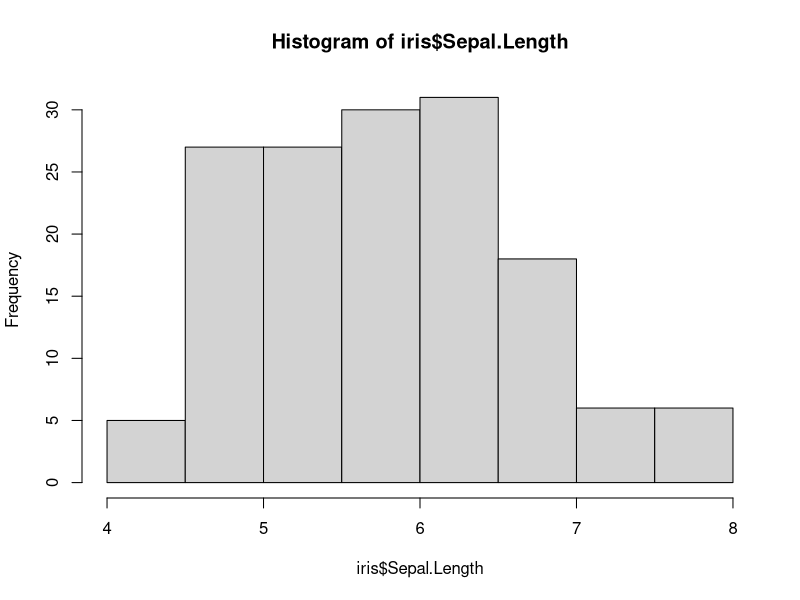
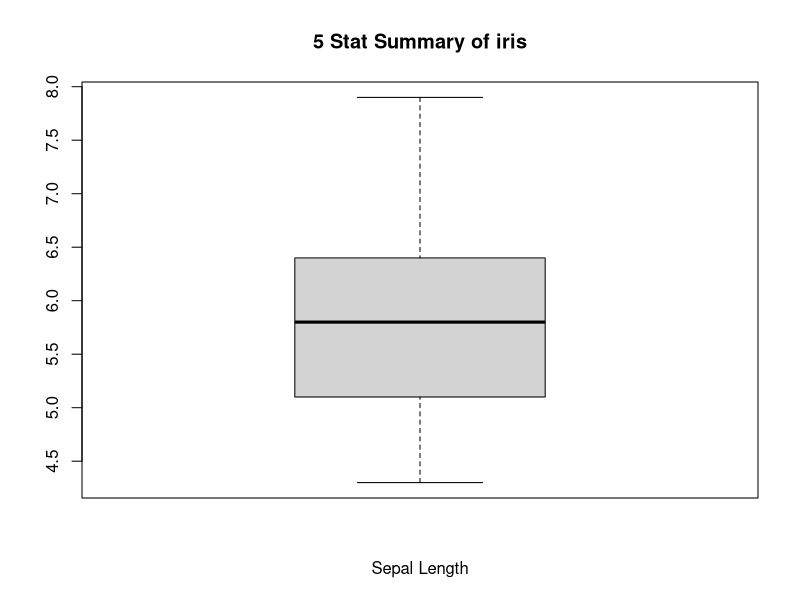
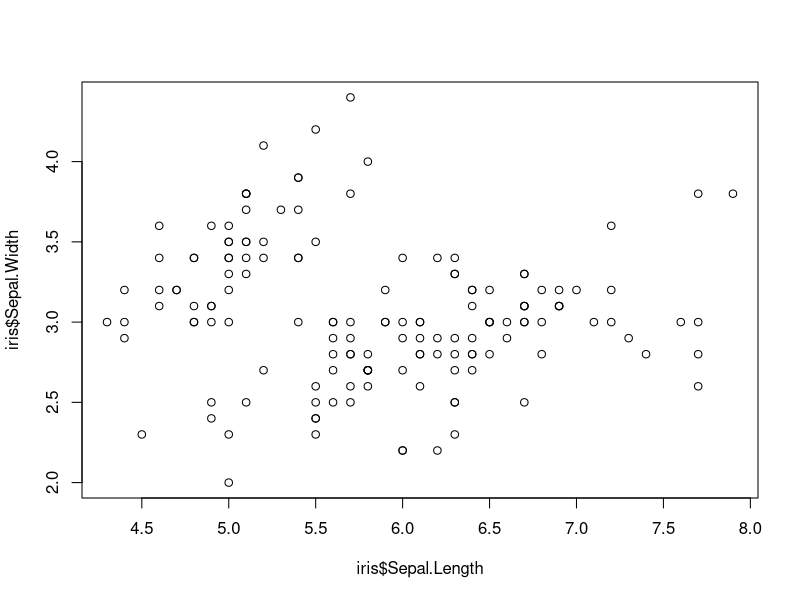
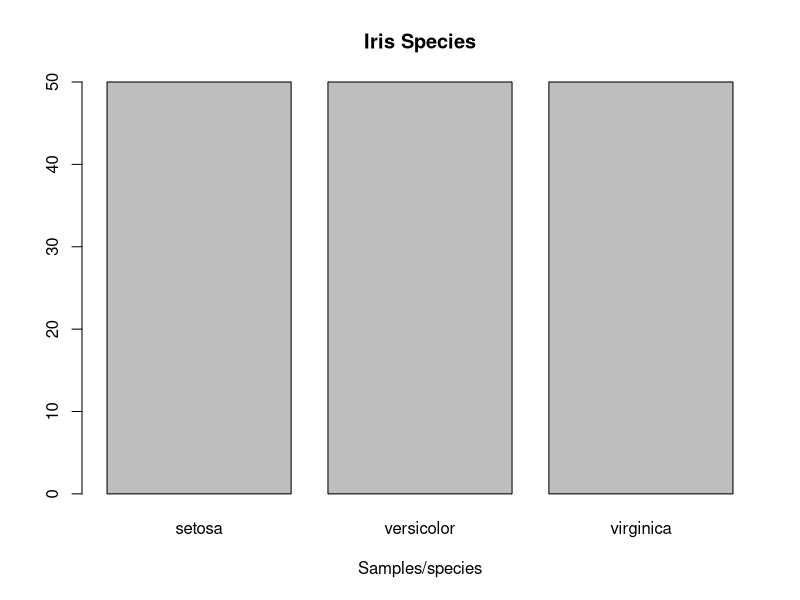
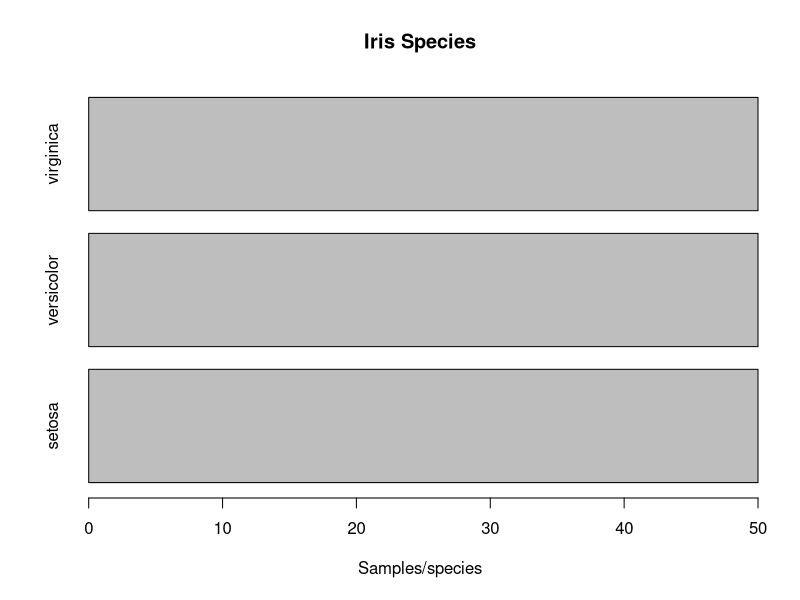
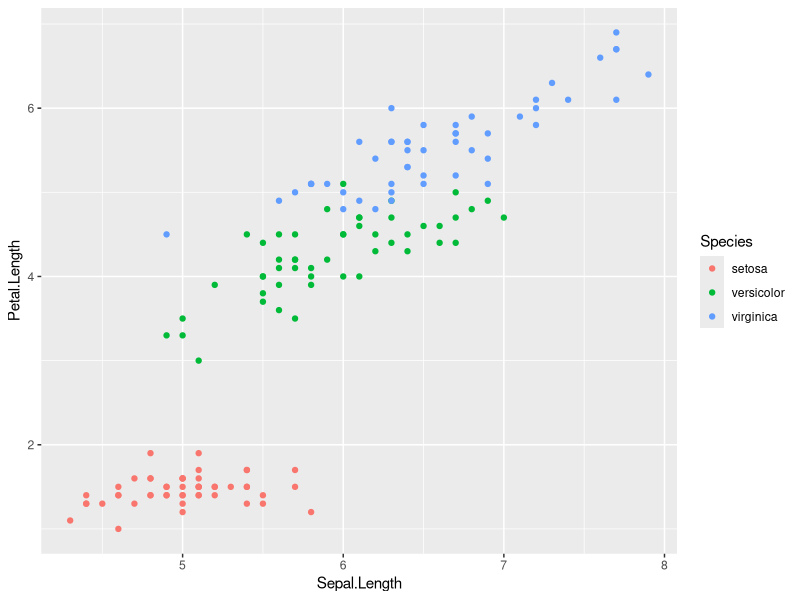
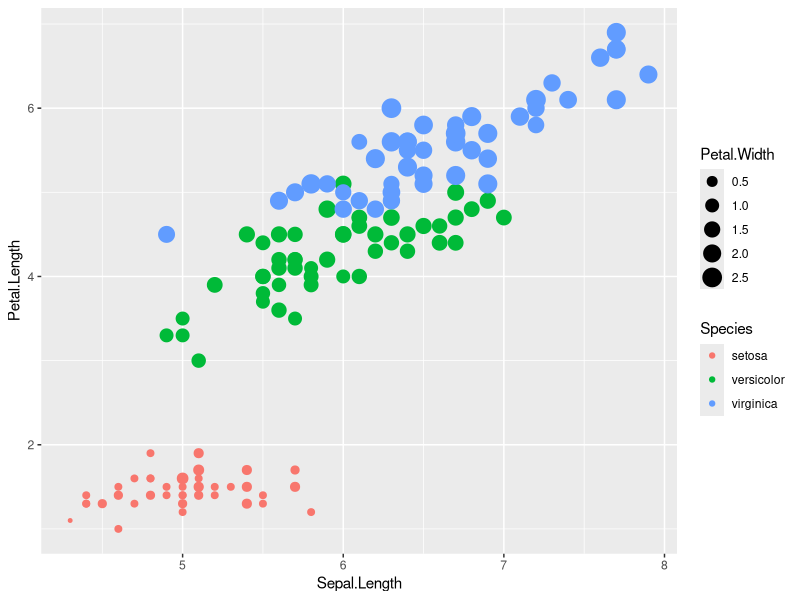
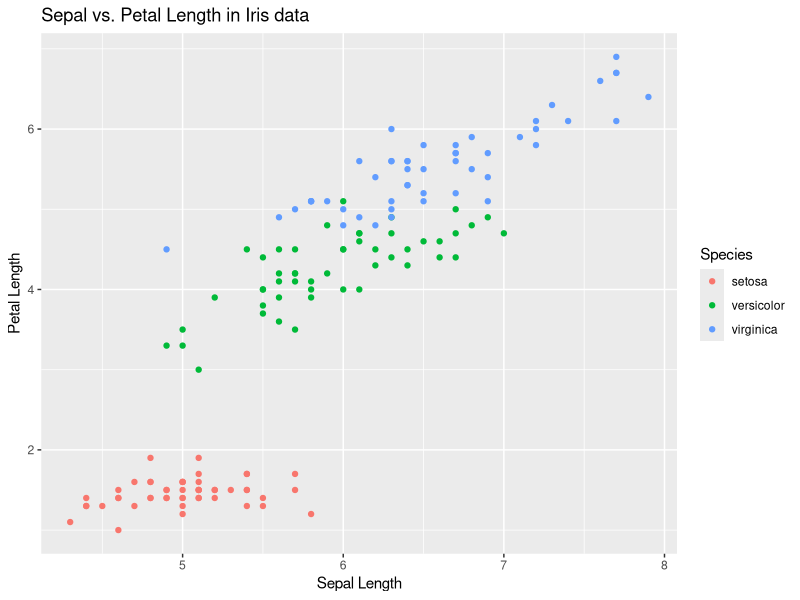

The R source for these figures, in order:
data(iris)
names(iris)
summary(iris)

##examine data distribution

hist(iris$Sepal.Length) # distribution of a varaibles

boxplot(iris$Sepal.Length,main="5 Stat Summary of iris",xlab="Sepal Length")

#relation bw 2 variables
plot(iris$Sepal.Length,iris$Sepal.Width)

#PLOTTING CATEGORICAL VARIABLES

counts <- table(iris$Species)
counts
barplot(counts, main="Iris Species", xlab="Samples/species")

barplot(counts, main="Iris Species", xlab="Samples/species",horiz=TRUE)

## Improved data viz

library(ggplot2)

# relation bw Sepal length and width of 3 different species
qplot(Sepal.Length, Petal.Length, data = iris, color = Species)

# We see that Iris setosa flowers have the narrowest petals.
qplot(Sepal.Length, Petal.Length, data = iris, color = Species, size = Petal.Width)

##Add labels to the plot

qplot(Sepal.Length, Petal.Length, data = iris, color = Species,
      xlab = "Sepal Length", ylab = "Petal Length",
      main = "Sepal vs. Petal Length in Iris data")

# Plot the number of movies each director has.
qplot(Species, data = iris, geom = "bar", ylab = "Samples/species")
